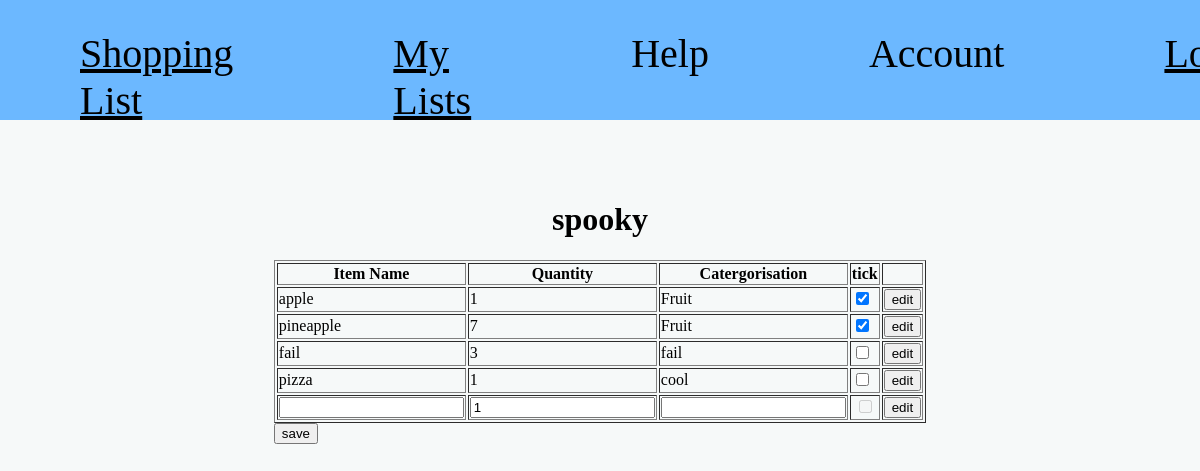
The page /list/1 on the database as committed earlier.
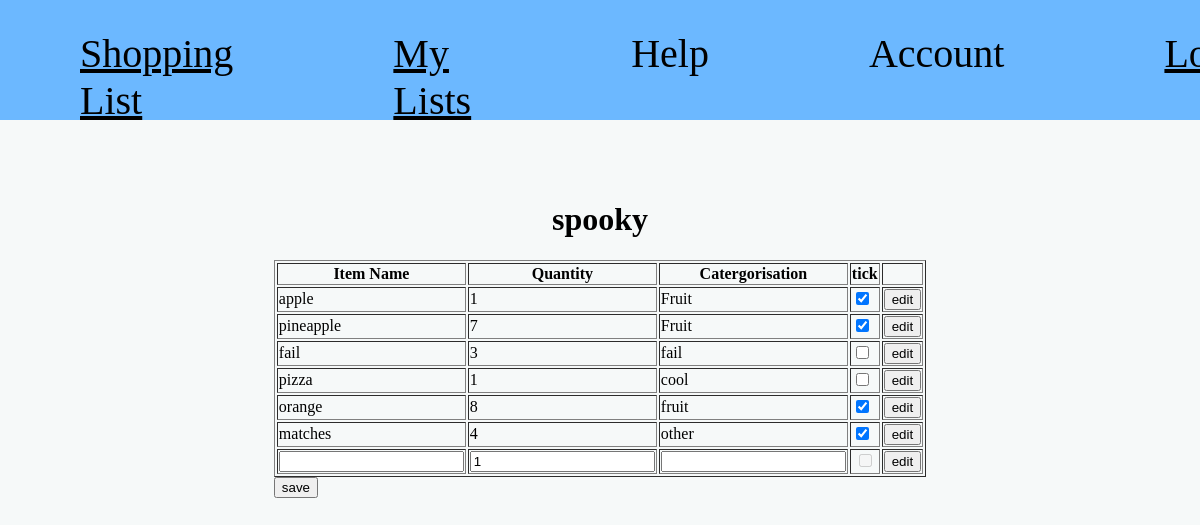
The same page on the database as committed later.
### tables this page shows
CREATE TABLE "lists" (list_id INTEGER NOT NULL PRIMARY KEY, list_name TEXT, "items" INTEGER, user_id INTEGER REFERENCES user (user_id));

CREATE TABLE "list_contents" (`list_id` INTEGER REFERENCES `lists`(`list_id`), `item_id` INTEGER REFERENCES `item`(`item_id`), `quantity` INTEGER, "ticked" BOOLEAN);

CREATE TABLE "item" (item_id INTEGER NOT NULL PRIMARY KEY, item_name TEXT NOT NULL, catergorisation TEXT);

### shopping_list.py (the view, shortened to what this page needs)
@app.route("/list/<int:list_id>", methods=["GET", "POST"])
def list_route(list_id=None):
    current_list = None
    if list_id:
        sql_list = "SELECT * FROM lists WHERE list_id = ?"
        current_list = query_db(sql_list, [list_id], one=True)
        sql = """SELECT * FROM list_contents
                JOIN item ON item.item_id=list_contents.item_id
                WHERE list_contents.list_id = ?;"""
        results = query_db(sql, [list_id])
    else:
        results = []
    return render_template("list.html", list=results, list_id=list_id, current_list=current_list)

### shopping_list.py (called while the page is built)
def get_db():
    db = getattr(g, '_database', None)
    if db is None:
        db = g._database = sqlite3.connect(DATABASE)
        db.row_factory = sqlite3.Row
    return db

@app.teardown_appcontext
def close_connection(exception):
    db = getattr(g, '_database', None)
    if db is not None:
        db.close()

def query_db(query, args=(), one=False):
    cur = get_db().execute(query, args)
    rv = cur.fetchall()
    cur.close()
    return (rv[0] if rv else None) if one else rv

### templates/list.html (shortened to what this page needs)
{% extends "index.html" %}
{% block body %}
<h1>{{ current_list.list_name }}</h1>
<form action="{{ url_for('list_route', list_id=list_id) }}" method="post">
<table border="1">
    <tr align="center">
        <th>Item Name</th>
        <th>Quantity</th>
        <th>Catergorisation</th>
        <th>tick</th>
        <th></th>
    </tr>
    {% for item in list %}
    <tr>
        <td>{{ item.item_name }}</td>
        <td>{{ item.quantity }}</td>
        <td>{{ item.catergorisation }}</td>
        <td><input name="ticked" type="checkbox" {% if item.ticked %}checked{% endif %}></td>
        <td><input type="button" value="edit"></td>
    </tr>
    {% endfor %}
    <tr align="center">
        <td>
            <input name="item_name" list="food">
        </td>
        <td><input type="number" name="quantity" value="1"></td>
        <td>
            <input list="food-type" name="catergorisation">
        </td>
        <td><input type="checkbox" disabled></td>
        <td><input type="button" value="edit"></td>
    </tr>
</table>
<input type="submit" value="save">
</form>
{% endblock  %}

### templates/index.html (shortened to what this page needs)
<!DOCTYPE html>
<html lang="en">
<head>
    <link rel="stylesheet" href="style.css">
    <link rel="stylesheet" href="{{url_for('static', filename='style.css')}}">
</head>
<body>
    <header>
        <nav>
            <a href="{{ url_for('home')}}">Shopping List</a>
            <a href="{{ url_for('my_lists')}}">My Lists</a>
            <a>Help</a>
            <a>Account</a>
            <a href="{{ url_for('login')}}">Login</a>
        </nav>
    </header>
    {% block body %}
    {% endblock %}
</body>
</html>

### static/style.css (style rules this page uses)
nav { background-color: #6CB8FF; color: #000000; width: 100%; height: 120px; position: fixed; top: 0; left: 0; display: flex; }
a { padding: 30px 80px; color: black; font-size: 40px; }
body { background-color: #f6f9f9; width: 80%; margin: 180px auto; display: flex; flex-direction: column; justify-content: center; align-items: center; }

Rows that differ between the two databases and show on the page:
added list_contents: item_name "orange", quantity "8", catergorisation "fruit", ticked "☑"
added list_contents: item_name "matches", quantity "4", catergorisation "other", ticked "☑"
